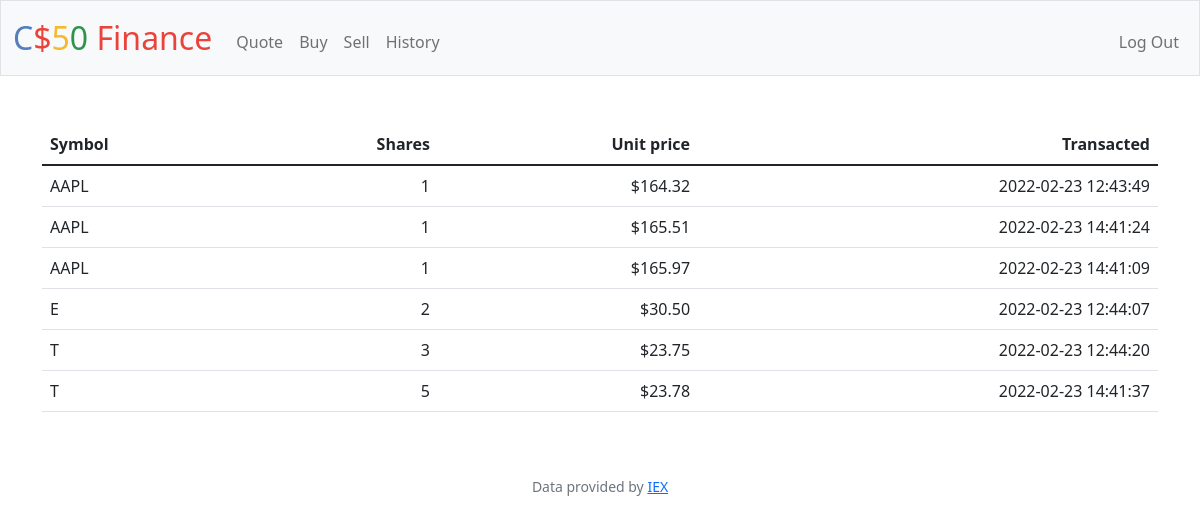
The app's page /history (signed in) with its own data.
### tables this page shows
CREATE TABLE transactions (id_trans INTEGER PRIMARY KEY AUTOINCREMENT NOT NULL, id_buyer INTEGER NOT NULL, symbol TEXT NOT NULL, shares INTEGER NOT NULL, price NUMERIC NOT NULL, datetime DATETIME NOT NULL, FOREIGN KEY(id_buyer) REFERENCES users(id));

### app.py (the view)
@app.route("/history")
@login_required
def history():
    historic = db.execute("SELECT symbol, shares, price, datetime FROM transactions WHERE id_buyer = ?", session["user_id"])
    return render_template("history.html", historic=historic)

### app.py (called while the page is built)
@app.after_request
def after_request(response):
    response.headers["Cache-Control"] = "no-cache, no-store, must-revalidate"
    response.headers["Expires"] = 0
    response.headers["Pragma"] = "no-cache"
    return response

### helpers.py (called while the page is built)
def login_required(f):
    @wraps(f)
    def decorated_function(*args, **kwargs):
        if session.get("user_id") is None:
            return redirect("/login")
        return f(*args, **kwargs)
    return decorated_function

### templates/history.html (shortened to what this page needs)
{% extends "layout.html" %}
{% block main %}
    <table class="table tablestriped">
        <thead>
            <tr>
                <th class="text-start">Symbol</th>
                <th class="text-end">Shares</th>
                <th class="text-end">Unit price</th>
                <th class="text-end">Transacted</th>
            </tr>
        </thead>
        <tbody>
            {% for index in historic %}
                <tr>
                    <td class="text-start">{{index.symbol}}</td>
                    <td class="text-end">{{index.shares}}</td>
                    <td class="text-end">{{"$%.2f"|format(index.price)}}</td>
                    <td class="text-end">{{index.datetime}}</td>
                </tr>
            {% endfor %}
        </tbody>
    </table>
{% endblock %}

### records on screen
transactions: symbol "AAPL", shares "1", price "$164.32", datetime "2022-02-23 12:43:49"
transactions: symbol "AAPL", shares "1", price "$165.51", datetime "2022-02-23 14:41:24"
transactions: symbol "AAPL", shares "1", price "$165.97", datetime "2022-02-23 14:41:09"
transactions: symbol "E", shares "2", price "$30.50", datetime "2022-02-23 12:44:07"
transactions: symbol "T", shares "3", price "$23.75", datetime "2022-02-23 12:44:20"
transactions: symbol "T", shares "5", price "$23.78", datetime "2022-02-23 14:41:37"
